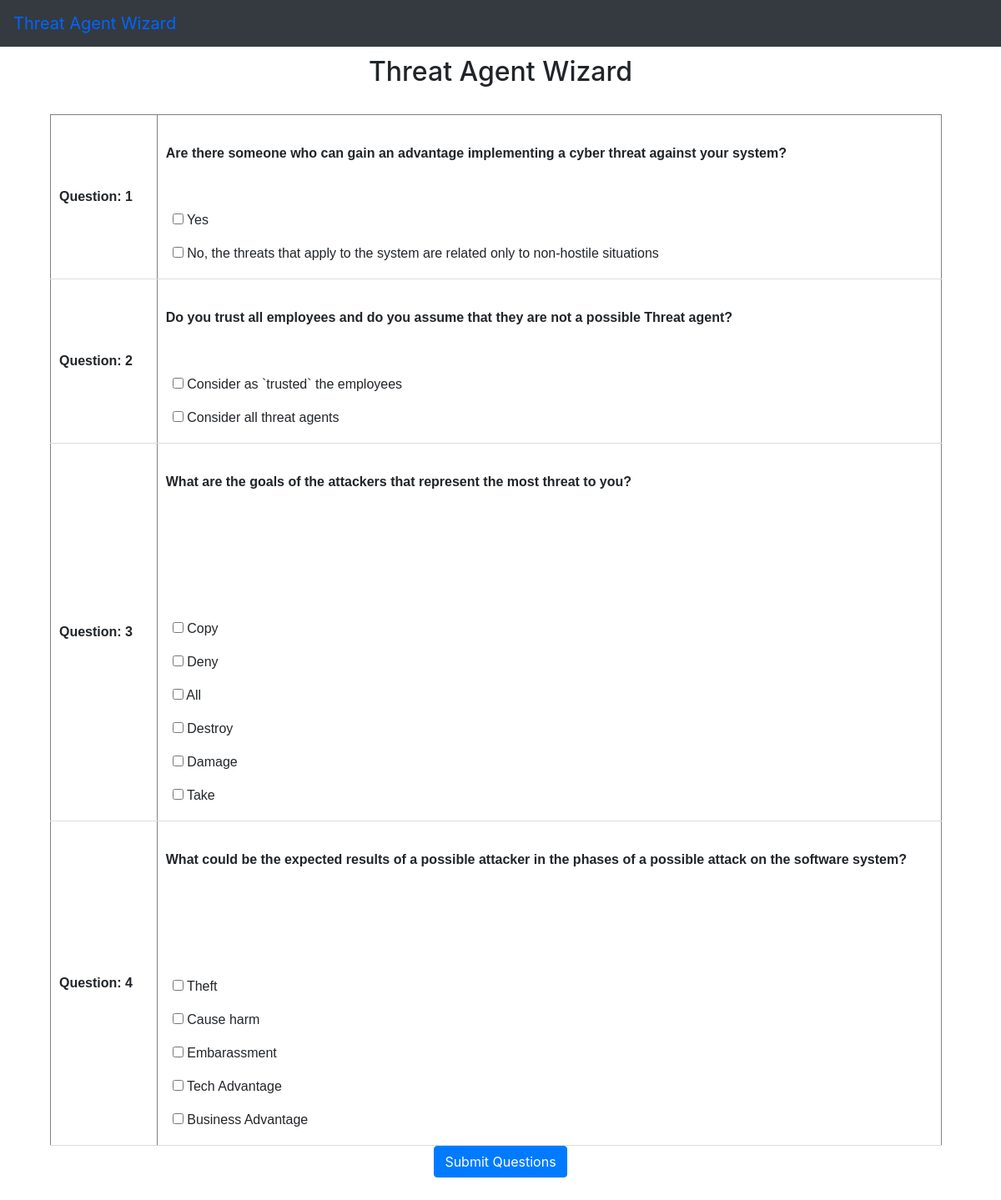
Page /threat_agent_wizard on the committed database.
### ThreatAgentSelection/models.py (models this page shows)
class ThreatAgentQuestion(models.Model):
    Qid = models.CharField(max_length=500, null=True)
    question = models.CharField(max_length=500)

class Reply(models.Model):
    reply = models.CharField(max_length=500)
    multiple = models.BooleanField(default=False)

### ThreatAgentSelection/views.py (the view)
# urls.py: path('threat_agent_wizard', views.threat_agent_wizard, name='threat_agent_wizard'),
@csrf_exempt
def threat_agent_wizard(request):
    context = {}
    questions = ThreatAgentQuestion.objects.all()
    print(questions)
    questions_replies = TAReplies_Question.objects.all()
    questions_replies_list = []
    for question in questions:
        replies = []
        question_replies_dict = {}
        for reply in questions_replies:
            if question == reply.question:
                replies.append(reply.reply.reply)
        question_replies_dict['question'] = question.question
        question_replies_dict['replies'] = replies
        questions_replies_list.append(question_replies_dict)
    context['questions_replies'] = questions_replies_list
    return render(request, 'threat_agent_wizard.html', context)

### templates/threat_agent_wizard.html (shortened to what this page needs)
{% extends 'base.html' %}
{% block content %}
<div class=container>
    <div class="panel panel-default">
        <div class="panel-heading text-center">
            <span class="lead">
            <h2>Threat Agent Wizard</h2>
                </span>
        </div>
        <br>
        <div class="panel panel-default">
            <div class="panel-body">
        <form method="POST" action="{% url 'threat_agent_generation'%}">
                <table border="1" style="width: 99%; ">
                    {% for question_replies in questions_replies %}
                    <tr style="border-bottom: 1px solid #ddd" >
                        <td style="padding: 10px;" width="5%"><b>Question: {{ forloop.counter }}</b></td>
                        <td style="padding: 10px;" width="55%"><br><b>{{question_replies.question}}</b>
                            <br>
                        <table  style="width: 100%;">
                            {% for reply in question_replies.replies %}
                            <tr type="item">
                                <br>
                                <td>
                                    <input type="checkbox"  name="{{ reply }}">
                                    <a>{{reply}}</a>
                                </td>
                            </tr>
                            {% endfor %}
                        </table>
                        </td>
                    </tr>
                    {% endfor %}
                </table>
            </div>
        </div>
            <div style="text-align: center;">
                <button style="text-align: center;" class="btn btn-primary">Submit Questions</button>
            </div>
        <br>
        <br>
    </div>
</div>
{% endblock %}

### templates/base.html (shortened to what this page needs)
<!doctype html>
<html lang="en">
<head>
    <link rel="stylesheet" href="https://stackpath.bootstrapcdn.com/bootstrap/4.3.1/css/bootstrap.min.css"
>
    <link rel="stylesheet"
          href="https://cdn.jsdelivr.net/npm/bootstrap-select@1.13.14/dist/css/bootstrap-select.min.css">
</head>
<body>
<nav class="navbar navbar-expand-md navbar-dark bg-dark fixed-top">
    <a class="navbar-brand" style="color: #0066FF">Threat Agent Wizard</a>
</nav>
<main role="main" class="container">
    <div class="starter-template" style="margin-top: 6%;">
        {% block content %}
        {% endblock %}
    </div>
</main>
</body>
</html>

### templates/threat_agent_wizard.html (style rules this page uses)
table { font-family: arial, sans-serif; border-collapse: collapse; width: 100%; }
td, th { text-align: left; padding: 8px; }

### rows in the picture
ThreatAgentQuestion: question "Are there someone who can gain an advantage implementing a cyber threat against your system?"
Reply: replies "Yes"
Reply: replies "No, the threats that apply to the system are related only to non-hostile situations"
ThreatAgentQuestion: question "Do you trust all employees and do you assume that they are not a possible Threat agent?"
Reply: replies "Consider as `trusted` the employees"
Reply: replies "Consider all threat agents"
ThreatAgentQuestion: question "What are the goals of the attackers that represent the most threat to you?"
Reply: replies "Copy"
Reply: replies "Deny"
Reply: replies "All"
Reply: replies "Destroy"
Reply: replies "Damage"
Reply: replies "Take"
ThreatAgentQuestion: question "What could be the expected results of a possible attacker in the phases of a possible attack on the software system?"
Reply: replies "Theft"
Reply: replies "Cause harm"
Reply: replies "Embarassment"
Reply: replies "Tech Advantage"
Reply: replies "Business Advantage"
